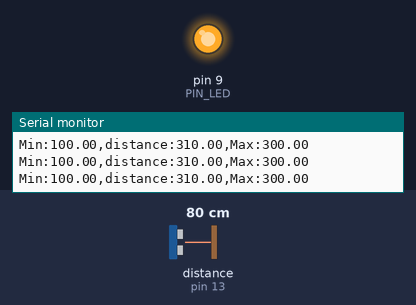
A sketch run on a simulated Arduino Uno, built with avr-gcc and run on an emulated ATmega328P. Parts: output pins drawn as LEDs (lit = HIGH), the last lines printed to the serial monitor. Wiring (inferred from the names in the program): ultrasonic range finder: trigger pin 12; echo pin 13. Inputs (shaded band) come from the test bench; at power-on: distance to the obstacle (sensor on pin 13) 80 cm. The echo pulse lasts 58.3 µs per cm; pins used as bus, display or sensor lines are not drawn.

Above: at 1.2 s.
1.3 s: distance to the obstacle (sensor on pin 13) set to 18 cm
At 2.1 s:
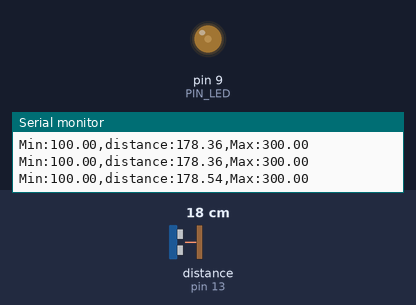
2.8 s: distance to the obstacle (sensor on pin 13) set to 2 cm
At 3.2 s:
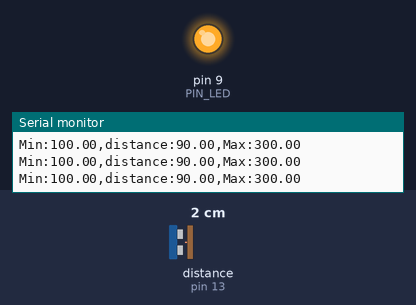
Timing chart, 0 to 5.8 s (numbered marks = the images above; inputs shaded):
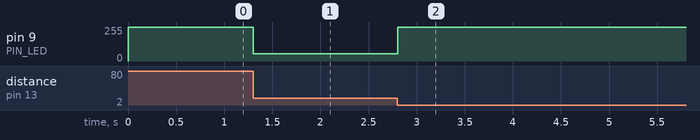

The sketch:

08_example_2.ino
```cpp
// 08_example_2.ino
// 장애물 거리에 따른 LED 밝기 제어

// Arduino pin assignment
#define PIN_LED   9
#define PIN_TRIG 12   // sonar sensor TRIGGER
#define PIN_ECHO 13   // sonar sensor ECHO

// configurable parameters
#define SND_VEL 346.0       // sound velocity at 24 celsius degree (unit: m/sec)
#define INTERVAL 25         // sampling interval (unit: msec)
#define PULSE_DURATION 10   // ultra-sound Pulse Duration (unit: usec)

#define _DIST_MIN  100.0    // minimum distance (unit: mm)
#define _DIST_PEAK 200.0    // maximum LED brightness distance (unit: mm)
#define _DIST_MAX  300.0    // maximum distance (unit: mm)

#define TIMEOUT ((INTERVAL / 2) * 1000.0)
#define SCALE (0.001 * 0.5 * SND_VEL)

unsigned long last_sampling_time;   // unit: msec

void setup()
{
  // initialize GPIO pins
  pinMode(PIN_LED, OUTPUT);
  pinMode(PIN_TRIG, OUTPUT);  // sonar TRIGGER
  pinMode(PIN_ECHO, INPUT);   // sonar ECHO

  digitalWrite(PIN_TRIG, LOW);  // turn-off Sonar

  // Active Low LED:
  // analogWrite(PIN_LED, 255) = LED OFF
  analogWrite(PIN_LED, 255);

  // initialize serial port
  Serial.begin(57600);
}

void loop()
{
  float distance;
  int led_pwm;

  // wait until next sampling time
  // sampling interval: 25 msec
  if (millis() - last_sampling_time < INTERVAL)
    return;

  // read distance
  distance = USS_measure(PIN_TRIG, PIN_ECHO);

  if ((distance == 0.0) || (distance > _DIST_MAX))
  {
    // 측정 실패 또는 300mm보다 먼 경우
    distance = _DIST_MAX + 10.0;  // 시리얼 플로터에는 310mm 출력
    led_pwm = 255;                // LED OFF
  }
  else if (distance < _DIST_MIN)
  {
    // 100mm보다 가까운 경우
    distance = _DIST_MIN - 10.0;  // 시리얼 플로터에는 90mm 출력
    led_pwm = 255;                // LED OFF
  }
  else if (distance <= _DIST_PEAK)
  {
    // 100~200mm 구간
    // 100mm: PWM 255, LED OFF
    // 150mm: PWM 약 128, Duty 50%
    // 200mm: PWM 0, 최대 밝기

    float ratio =
      (distance - _DIST_MIN) /
      (_DIST_PEAK - _DIST_MIN);

    led_pwm = (int)(255.0 * (1.0 - ratio) + 0.5);
  }
  else
  {
    // 200~300mm 구간
    // 200mm: PWM 0, 최대 밝기
    // 250mm: PWM 약 128, Duty 50%
    // 300mm: PWM 255, LED OFF

    float ratio =
      (distance - _DIST_PEAK) /
      (_DIST_MAX - _DIST_PEAK);

    led_pwm = (int)(255.0 * ratio + 0.5);
  }

  // Active Low LED brightness control
  analogWrite(PIN_LED, led_pwm);
  Serial.print("Min:");
  Serial.print(_DIST_MIN);

  Serial.print(",distance:");
  Serial.print(distance);

  Serial.print(",Max:");
  Serial.print(_DIST_MAX);

  Serial.println("");

  // update last sampling time
  last_sampling_time += INTERVAL;
}

// get a distance reading from USS
// return value is in millimeter
float USS_measure(int TRIG, int ECHO)
{
  digitalWrite(TRIG, HIGH);
  delayMicroseconds(PULSE_DURATION);
  digitalWrite(TRIG, LOW);

  return pulseIn(ECHO, HIGH, TIMEOUT) * SCALE;
}
```

Measured:
- after the input at 1.3 s, pin 9 (PIN_LED): 255/255 → 55/255 at once
- after the input at 2.8 s, pin 9 (PIN_LED): 55/255 → 255/255 at once
